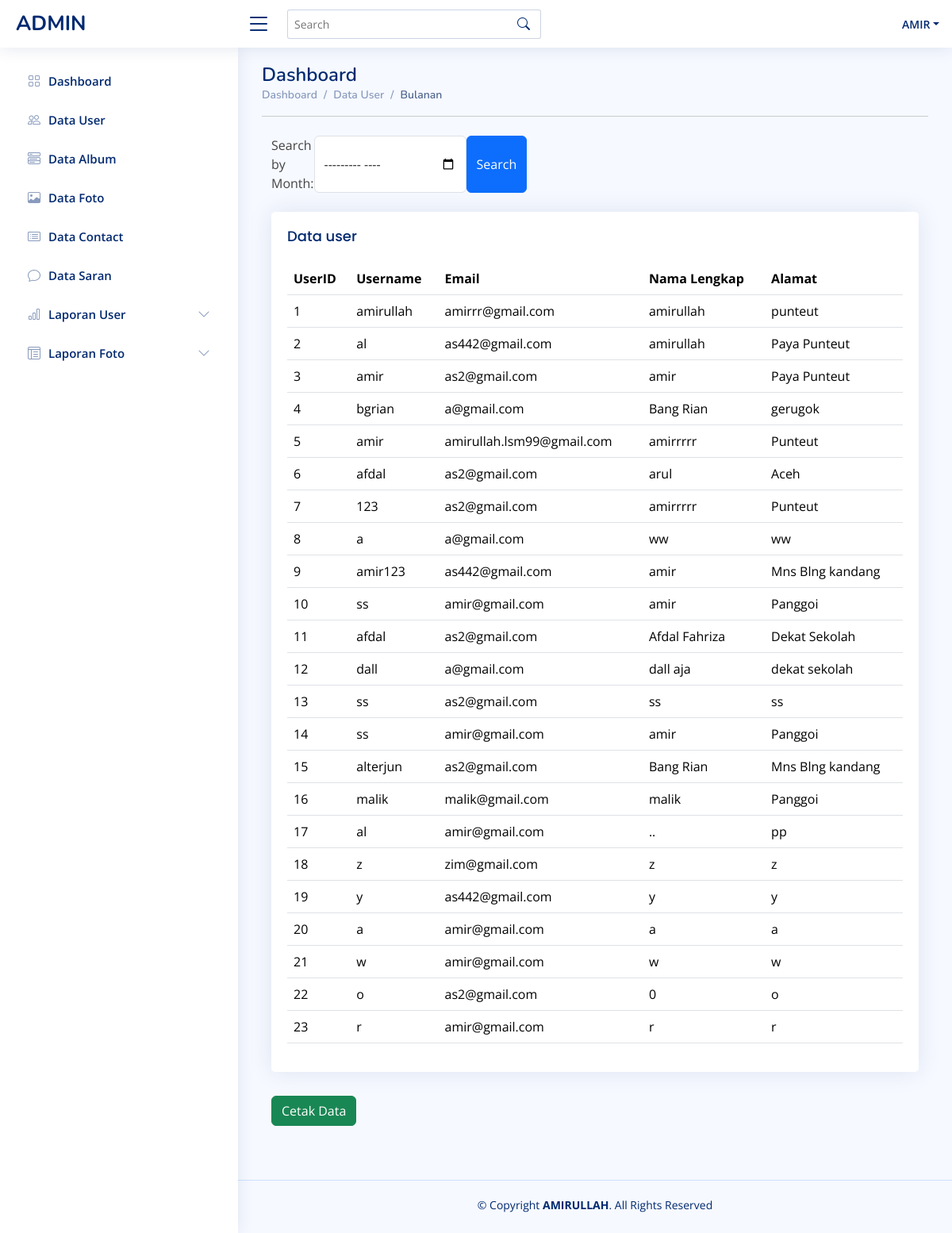
The app's page /admin/data_user_perbulan.php (signed in) with its own data.
### tables this page shows
CREATE TABLE `user` (
  `userid` int(11) NOT NULL,
  `username` varchar(255) NOT NULL,
  `password` varchar(255) NOT NULL,
  `email` varchar(255) NOT NULL,
  `namalengkap` varchar(225) NOT NULL,
  `alamat` text NOT NULL,
  `tanggal_tambah` date NOT NULL
);

### admin/data_user_perbulan.php (the view, shortened to what this page needs)
<?php
include 'koneksi.php';
if ($_SERVER['REQUEST_METHOD'] == 'POST') {
    $searchMonth = $_POST['search_month'];
    $sql = "SELECT * FROM user WHERE MONTH(tanggal_tambah) = '$searchMonth'";
    $result = $conn->query($sql);
    $users = [];
    while ($row = $result->fetch_assoc()) {
        $users[] = $row;
    }
} else {
    $sql = "SELECT * FROM user";
    $result = $conn->query($sql);
    $users = [];
    while ($row = $result->fetch_assoc()) {
        $users[] = $row;
    }
}
?>
<?php include 'navbar.php'; ?>
<main id="main" class="main">
    <div class="pagetitle">
          <h1>Dashboard</h1>
          <nav>
            <ol class="breadcrumb">
              <li class="breadcrumb-item"><a href="index.html">Dashboard</a></li>
              <li class="breadcrumb-item ">Data User</li>
              <li class="breadcrumb-item active">Bulanan</li>
            </ol>
          </nav>
        </div>
        <hr>
        <div class="container mb-5 mt-4">
        <div class="row justify-content-start">
            <div class="col-md-4">
                <form method="post" class="form-inline">
                    <div class="form-group d-flex mb-4">
                        <label for="search_month" class="mr- w-100">Search by Month:</label>
                        <input type="month" name="search_month" id="search_month" class="form-control">
                        <button type="submit" class="btn btn-primary ml-2">Search</button>
                    </div>
                </form>
            </div>
        </div>
    <section class="section">
        <div class="row">
            <div class="col-lg-12">
                <div class="card">
                    <div class="card-body">
                        <h5 class="card-title">Data user </h5>
                        <div class="table-responsive">
                            <table class="table datatable table-responsive">
                                <thead>
                                    <tr>
                                        <th>UserID</th>
                                        <th>Username</th>
                                        <th>Email</th>
                                        <th>Nama Lengkap</th>
                                        <th>Alamat</th>
                                    </tr>
                                </thead>
                                <tbody>
                                    <?php
                                    $i = 1;
                                    foreach ($users as $row) {
                                        echo "<tr>";
                                        echo "<td>" . $i . "</td>";
                                        echo "<td>" . $row["username"] . "</td>";
                                        echo "<td>" . $row["email"] . "</td>";
                                        echo "<td>" . $row["namalengkap"] . "</td>";
                                        echo "<td>" . $row["alamat"] . "</td>";
                                        echo "</tr>";
                                        $i++;
                                    }
                                    ?>
                                </tbody>
                            </table>
                        </div>
                    </div>
                </div>
                <div class="row mt-3">
            <div class="col-md-12 text-right">
                <button class="btn btn-success" onclick="printData()">Cetak Data</button>
            </div>
            </div>
        </div>
    </section>
</main>
<footer id="footer" class="footer">
    <div class="copyright">
        &copy; Copyright <strong><span>AMIRULLAH</span></strong>. All Rights Reserved
    </div>
    <div class="credits">
    </div>
</footer>

### admin/assets/css/style.css (style rules this page uses)
:root { scroll-behavior: smooth; }
body { font-family: "Open Sans", sans-serif; background: #f6f9ff; color: #444444; }
a { color: #4154f1; text-decoration: none; }
h1, h2, h3, h4, h5, h6 { font-family: "Nunito", sans-serif; }
#main { margin-top: 60px; padding: 20px 30px; transition: all 0.3s; }
.pagetitle { margin-bottom: 10px; }
.pagetitle h1 { font-size: 24px; margin-bottom: 0; font-weight: 600; color: #012970; }
.card { margin-bottom: 30px; border: none; border-radius: 5px; box-shadow: 0px 0 30px rgba(1, 41, 112, 0.1); }
.card-title { padding: 20px 0 15px 0; font-size: 18px; font-weight: 500; color: #012970; font-family: "Poppins", sans-serif; }
.card-body { padding: 0 20px 20px 20px; }
.breadcrumb { font-size: 14px; font-family: "Nunito", sans-serif; color: #899bbd; font-weight: 600; }
.breadcrumb a { color: #899bbd; transition: 0.3s; }
.breadcrumb .breadcrumb-item::before { color: #899bbd; }
.breadcrumb .active { color: #51678f; font-weight: 600; }
@media (min-width: 1200px) { #main, #footer { margin-left: 300px; } }
.footer { padding: 20px 0; font-size: 14px; transition: all 0.3s; border-top: 1px solid #cddfff; }
.footer .copyright { text-align: center; color: #012970; }
.footer .credits { padding-top: 5px; text-align: center; font-size: 13px; color: #012970; }

### records on screen
user: username "amirullah", email "amirrr@gmail.com", namalengkap "amirullah", alamat "punteut"
user: username "al", email "as442@gmail.com", namalengkap "amirullah", alamat "Paya Punteut"
user: username "amir", email "as2@gmail.com", namalengkap "amir", alamat "Paya Punteut"
user: username "bgrian", email "a@gmail.com", namalengkap "Bang Rian", alamat "gerugok"
user: username "amir", email "amirullah.lsm99@gmail.com", namalengkap "amirrrrr", alamat "Punteut"
user: username "afdal", email "as2@gmail.com", namalengkap "arul", alamat "Aceh"
user: username "123", email "as2@gmail.com", namalengkap "amirrrrr", alamat "Punteut"
user: username "a", email "a@gmail.com", namalengkap "ww", alamat "ww"
user: username "amir123", email "as442@gmail.com", namalengkap "amir", alamat "Mns Blng kandang"
user: username "ss", email "amir@gmail.com", namalengkap "amir", alamat "Panggoi"
user: username "afdal", email "as2@gmail.com", namalengkap "Afdal Fahriza", alamat "Dekat Sekolah"
user: username "dall", email "a@gmail.com", namalengkap "dall aja", alamat "dekat sekolah"
user: username "ss", email "as2@gmail.com", namalengkap "ss", alamat "ss"
user: username "ss", email "amir@gmail.com", namalengkap "amir", alamat "Panggoi"
user: username "alterjun", email "as2@gmail.com", namalengkap "Bang Rian", alamat "Mns Blng kandang"
user: username "malik", email "malik@gmail.com", namalengkap "malik", alamat "Panggoi"
user: username "al", email "amir@gmail.com", namalengkap "..", alamat "pp"
user: username "z", email "zim@gmail.com", namalengkap "z", alamat "z"
user: username "y", email "as442@gmail.com", namalengkap "y", alamat "y"
user: username "a", email "amir@gmail.com", namalengkap "a", alamat "a"
user: username "w", email "amir@gmail.com", namalengkap "w", alamat "w"
user: username "o", email "as2@gmail.com", namalengkap "0", alamat "o"
user: username "r", email "amir@gmail.com", namalengkap "r", alamat "r"

### other values on screen
$_SESSION['admin_namalengkap'] "AMIR"
